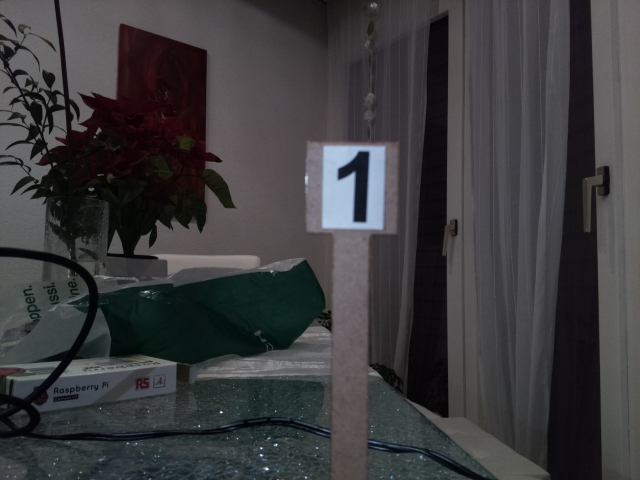
#> input picture Informatiker/Jupyter-Testskripts/images/my-pic8_w-h-iso100-light-exauto.jpg, 640 x 480 px
$ jupyter execute detect_Signal_3_Thresholding.ipynb   (shell and % lines are left out)   (older library calls are emulated)
#> lines starting #> are read from the running program, lines starting #| are printed output that depends on the picture; after the words box and inside, x2 and y2 are one past the last pixel; in counts of white or black regions, pixels touching at a corner belong together
Idee:
Hier wurde geprüft ob es möglich ist nur mit der Thresholdmaske das Signal zu entdecken

Ausgangssituation:
Gibt es klare Abgrenzungen der Graustufen, so dass nichts helles hinter einem weissen Signal bzw. dunkles hinter einem schwarzen Signal ist. So ist es möglich das Signal zu finden.

[cell 1]
# OpenCV needs to be included first
import cv2
import numpy as np

# for displaying images in jupyter

import matplotlib as mpl
from matplotlib import pyplot as plt
# resolution of images in figure
mpl.rcParams['figure.dpi']= 200
# figure size in inchesz
mpl.rcParams["figure.figsize"] = [10,5]

[cell 2]
import numpy as np
import cv2
import matplotlib.pyplot as plt

# load the image on disk and then display it
image = cv2.imread('images/my-pic8_w-h-iso100-light-exauto.jpg')
#> image is the input picture: shape (480, 640, 3); mean B, G, R 61.7, 59.8, 60.3
image = cv2.cvtColor(image, cv2.COLOR_BGR2RGB)

[cell 3]
hsv = cv2.cvtColor(image, cv2.COLOR_RGB2HSV)
#> hsv: shape (480, 640, 3); mean H, S, V 110.1, 46.4, 64.5
hls = cv2.cvtColor(image, cv2.COLOR_RGB2HLS)
#> hls: shape (480, 640, 3); mean of channels 0, 1, 2 110, 60.7, 30.8
gray = cv2.cvtColor(image, cv2.COLOR_RGB2GRAY)
hsv_h,hsv_s,hsv_v = cv2.split(hsv)
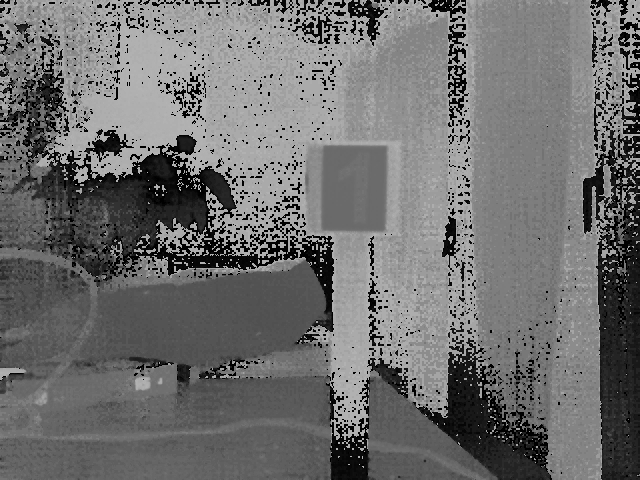
#> hsv_h: shape (480, 640); min 0, max 179, mean 110.1
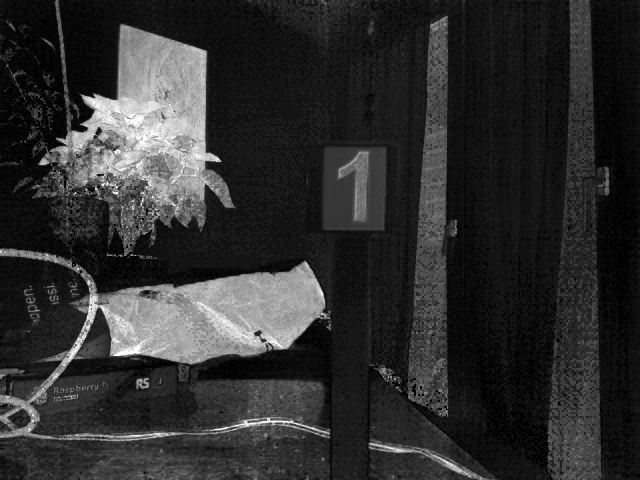
#> hsv_s: shape (480, 640); min 0, max 255, mean 46.4
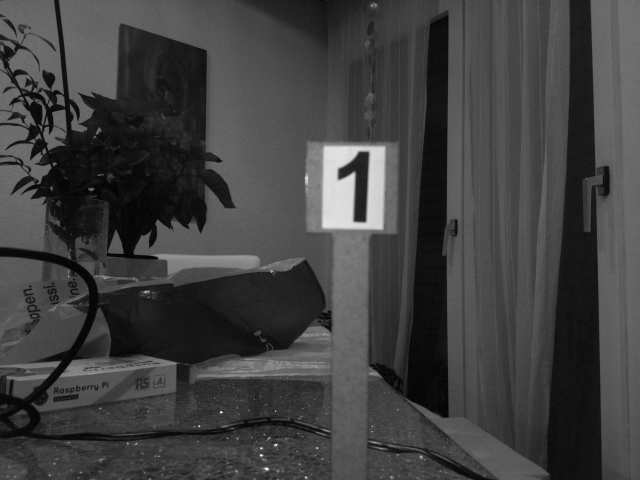
#> hsv_v: shape (480, 640); min 3, max 255, mean 64.5
hls_h,hls_l,hls_s = cv2.split(hls)
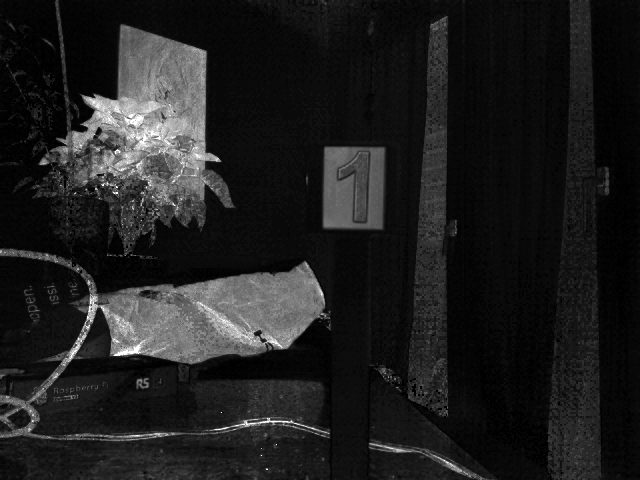
#> hls_s: shape (480, 640); min 0, max 255, mean 30.8
plt.subplot(3, 3, 1)
plt.imshow(hsv_h, cmap='gray')
plt.subplot(3, 3, 2)
plt.imshow(hsv_s, cmap='gray')
plt.subplot(3, 3, 3)
plt.imshow(hsv_v, cmap='gray')
plt.subplot(3, 3, 4)
plt.imshow(hls_h, cmap='gray')
plt.subplot(3, 3, 5)
plt.imshow(hls_l, cmap='gray')
plt.subplot(3, 3, 6)
plt.imshow(hls_s, cmap='gray')
plt.subplot(3, 3, 8)
plt.imshow(gray, cmap='gray')

[cell 4]
threshold_map = hsv_v <= 50
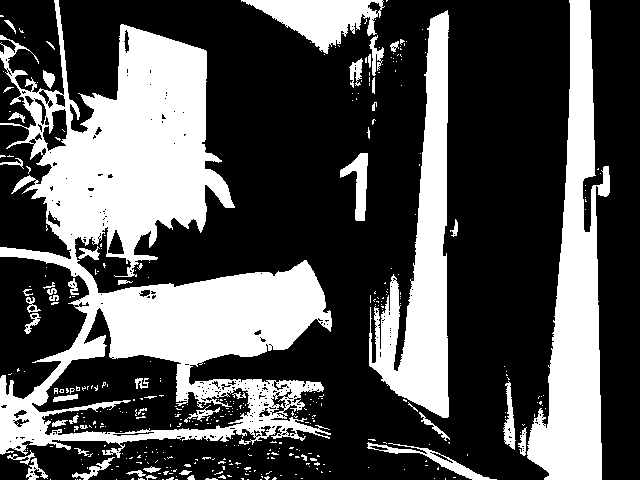
#> threshold_map: shape (480, 640) bool; 32.8% white; 400 white regions (347 under 20 px), largest, box (x1, y1, x2, y2) and area: (0, 0, 332, 458) 57420, (527, 0, 610, 480) 18377, (369, 10, 449, 418) 14178

image[threshold_map] = [0, 0, 0]
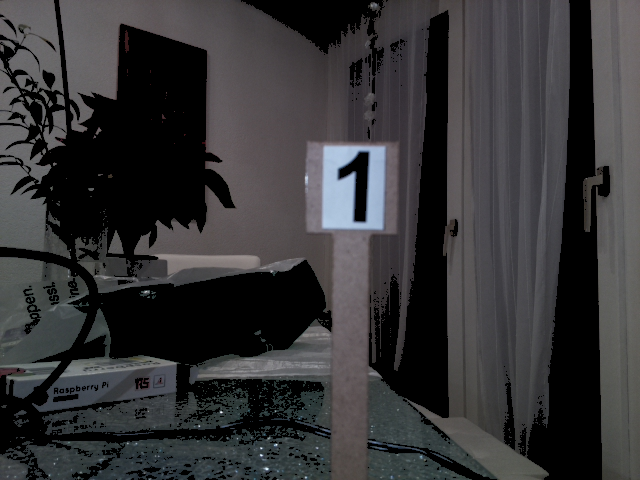
#> image: shape (480, 640, 3); mean R, G, B 53.5, 53, 54.7
image[gray > 150] = [255, 255, 255]
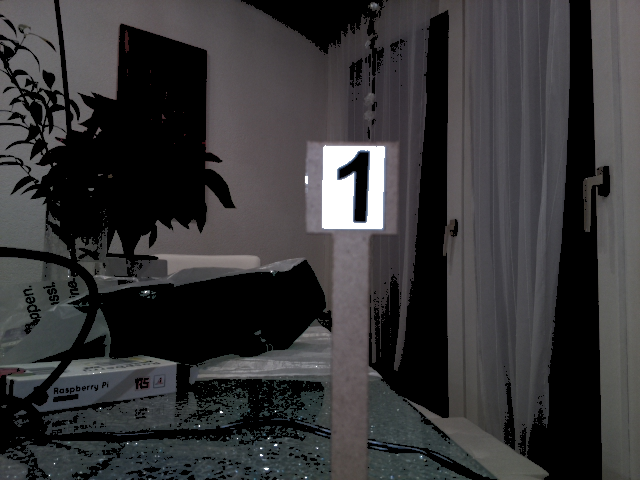
#> image: shape (480, 640, 3); 1.25% of pixels changed, all inside (x1, y1, x2, y2) = (49, 145, 422, 478)

plt.imshow(image)

[cell 5]
# Find edges in the image using canny edge detection method
# Calculate lower threshold and upper threshold using sigma = 0.33
grayscale = cv2.cvtColor(image, cv2.COLOR_RGB2GRAY)

low = 40
high = 220

edged = cv2.Canny(grayscale, low, high)
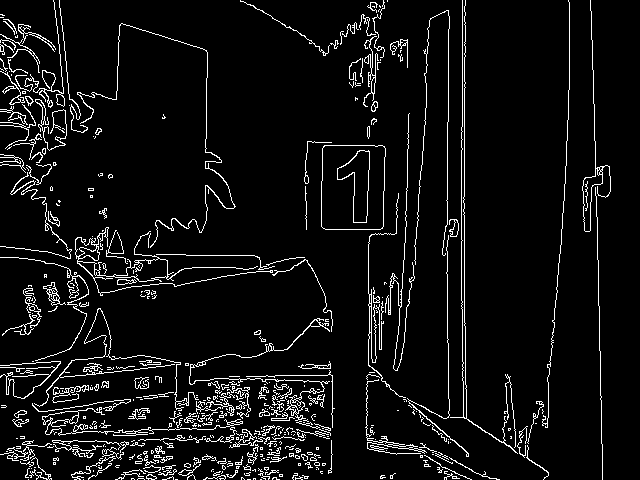
#> edged: shape (480, 640); 6.5% white in thin lines or dots

plt.imshow(edged)

[cell 6]
# After finding edges we have to find contours
# Contour is a curve of points with no gaps in the curve
# It will help us to find location of shapes

# cv2.RETR_EXTERNAL is passed to find the outermost contours (because we want to outline the shapes)
# cv2.CHAIN_APPROX_SIMPLE is removing redundant points along a line
(_, cnts, _) = cv2.findContours(edged, cv2.RETR_EXTERNAL, cv2.CHAIN_APPROX_SIMPLE)
#> cnts = 432 contours, 371 with area under 20; largest, box (x1, y1, x2, y2) and area: (321, 145, 386, 230) 5210, (75, 227, 273, 296) 1214, (582, 0, 611, 232) 548, (42, 407, 243, 436) 442, (189, 318, 330, 421) 336


'''
We are going to use contour approximation method to find vertices of
geometric shapes. The alogrithm  is also known as Ramer Douglas Peucker alogrithm.
In OpenCV it is implemented in cv2.approxPolyDP method.abs
detectShape() function below takes a contour as parameter and
then returns its shape
 '''


def detectShape(cnt):
    shape = 'unknown'
    # calculate perimeter using
    peri = cv2.arcLength(c, True)
    # apply contour approximation and store the result in vertices
    vertices = cv2.approxPolyDP(c, 0.04 * peri, True)

    # If the shape it triangle, it will have 3 vertices
    if len(vertices) == 3:
        shape = 'triangle'

    # if the shape has 4 vertices, it is either a square or
    # a rectangle
    elif len(vertices) == 4:
        # using the boundingRect method calculate the width and height
        # of enclosing rectange and then calculte aspect ratio

        x, y, width, height = cv2.boundingRect(vertices)
        aspectRatio = float(width) / height

        # a square will have an aspect ratio that is approximately
        # equal to one, otherwise, the shape is a rectangle
        if aspectRatio >= 0.95 and aspectRatio <= 1.05:
            shape = "square"
        else:
            shape = "rectangle"

    # if the shape is a pentagon, it will have 5 vertices
    elif len(vertices) == 5:
        shape = "pentagon"

    # otherwise, we assume the shape is a circle
    else:
        shape = "circle"

    # return the name of the shape
    return shape


# Now we will loop over every contour
# call detectShape() for it and
# write the name of shape in the center of image

# loop over the contours
for c in cnts:
    # compute the moment of contour
    M = cv2.moments(c)
    if(M['m00']!=0.0):
        # From moment we can calculte area, centroid etc
        # The center or centroid can be calculated as follows
        cX = int(M['m10'] / M['m00'])
        cY = int(M['m01'] / M['m00'])

        # call detectShape for contour c
        shape = detectShape(c)

        if((shape == "square" or shape == "rectangle") and cX > 200 and cX < 500) :

            x,y,w,h = cv2.boundingRect(c)

            print(cX, cY, shape, x,y,w,h)

            ratio = w/h

            # Outline the contours
            if(ratio > 0.75 and ratio < 1.25 and w > 10):
                cv2.drawContours(image, [c], -1, (0, 255, 0), 2)
                print('this is our square')
            else:
                cv2.drawContours(image, [c], -1, (255, 0, 0), 2)

            # Write the name of shape on the center of shapes
            cv2.putText(image, shape, (cX, cY), cv2.FONT_HERSHEY_SIMPLEX, 0.5, (255, 0, 0), 2)

            # show the output image
            plt.imshow(image)
#> this loop made 432 passes
#> (cX, cY, shape, peri in detectShape, vertices in detectShape, width in detectShape) on passes 16, 37, 55: (280, 475, 'rectangle', 10, [[279, 474], [279, 476], [282, 476], [282, 474]], 4), (263, 475, 'rectangle', 70.18, [[258, 468], [263, 472], [258, 474], [268, 479]], 11), (299, 464, 'square', 8, [[298, 463], [298, 465], [300, 465], [300, 463]], 3)
#> (cX, cY, shape, peri in detectShape, vertices in detectShape, width in detectShape) on pass 12: (169, 477, 'rectangle', 29.31, [[173, 477], [173, 479], [172, 476], [162, 479]], 12)
#| 280 475 rectangle 279 474 4 3
#| 263 475 rectangle 258 468 12 12
#| this is our square
#| 299 464 square 298 463 3 3
#| 261 459 rectangle 261 459 4 2
#| 279 458 rectangle 270 456 17 7
#| 421 456 square 420 455 3 3
#| 439 455 rectangle 435 452 18 12
#| 309 453 rectangle 307 452 6 3
#> (further printed lines are left out)
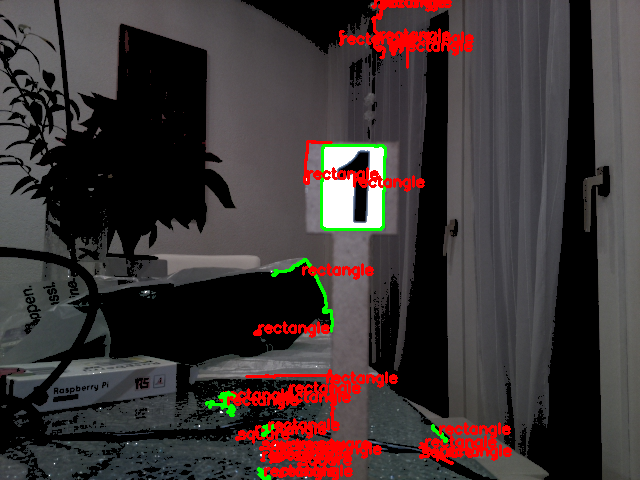
#> image: shape (480, 640, 3); 5.02% of pixels changed, all inside (x1, y1, x2, y2) = (205, 0, 512, 480)
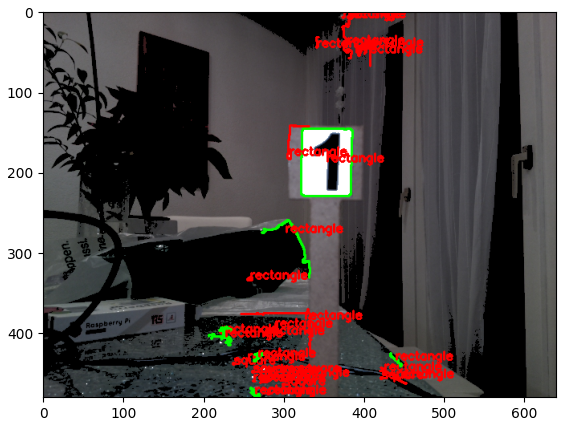
#> figure drawn by matplotlib, 1 panel

$ run again, with Informatiker/Jupyter-Testskripts/images/image-little_w640_h480_iso100_exsports-1.jpg copied over Informatiker/Jupyter-Testskripts/images/my-pic8_w-h-iso100-light-exauto.jpg
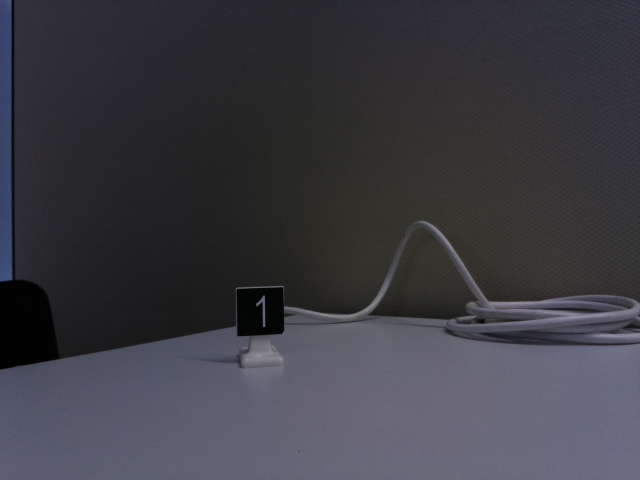
#> input picture Informatiker/Jupyter-Testskripts/images/image-little_w640_h480_iso100_exsports-1.jpg, 640 x 480 px
#> image is the input picture: shape (480, 640, 3); mean B, G, R 66.8, 59.7, 60.2
#> hsv: shape (480, 640, 3); mean H, S, V 99.6, 33.5, 67.9
#> hls: shape (480, 640, 3); mean of channels 0, 1, 2 99.6, 63.3, 18.6
#> `threshold_map = hsv_v <= 50`:
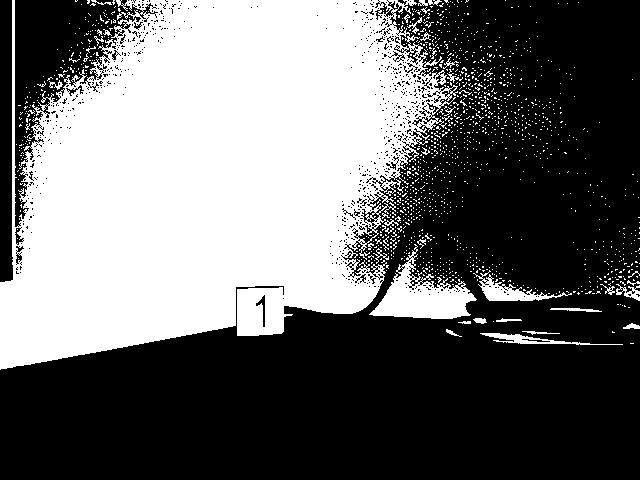
#> threshold_map: shape (480, 640) bool; 41.2% white; 1388 white regions (1353 under 20 px), largest, box (x1, y1, x2, y2) and area: (0, 0, 458, 370) 117353, (369, 244, 477, 319) 3288, (473, 270, 572, 301) 866
#> edged: shape (480, 640); 4.4% white in thin lines or dots, all inside (x1, y1, x2, y2) = (0, 0, 640, 370)
#> cnts = 697 contours, 652 with area under 20; largest, box (x1, y1, x2, y2) and area: (87, 0, 143, 48) 272, (66, 67, 94, 92) 197, (34, 79, 68, 120) 126, (0, 285, 380, 370) 102, (478, 273, 640, 304) 98
#> the loop `for c in cnts:` made 697 passes
#> (cX, cY, shape, peri in detectShape, vertices in detectShape, width in detectShape) on passes 32, 48, 49, 54: (498, 284, 'rectangle', 5.41, [[498, 284], [498, 285], [500, 285], [499, 285]], 3), (432, 289, 'rectangle', 61.6, [[432, 280], [437, 288], [429, 290], [438, 288]], 10), (391, 302, 'rectangle', 356.3, [[368, 313], [486, 321], [369, 315], [390, 280]], 119), (458, 285, 'rectangle', 85.98, [[451, 288], [468, 285], [458, 279], [465, 284]], 18)
#> (printed output is left out)
#> `[cell 6] # After finding edges we have to find contours # Contour is a..`:
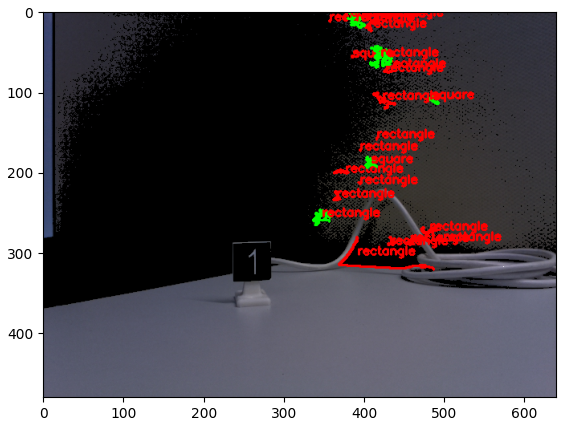
#> figure drawn by matplotlib, 1 panel

$ run again, with Informatiker/Jupyter-Testskripts/images/image-little_w640_h480_iso100_exsports-3.jpg copied over Informatiker/Jupyter-Testskripts/images/my-pic8_w-h-iso100-light-exauto.jpg
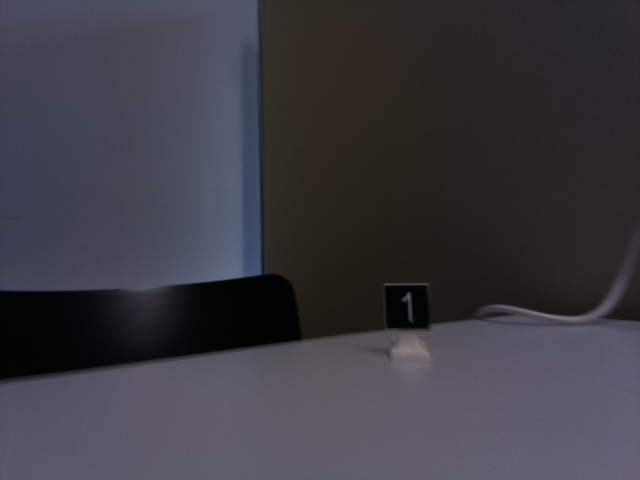
#> input picture Informatiker/Jupyter-Testskripts/images/image-little_w640_h480_iso100_exsports-3.jpg, 640 x 480 px
#> image is the input picture: shape (480, 640, 3); mean B, G, R 65.3, 58.4, 60
#> hsv: shape (480, 640, 3); mean H, S, V 95.8, 47.6, 67.8
#> hls: shape (480, 640, 3); mean of channels 0, 1, 2 95.8, 62.1, 28
#> threshold_map: shape (480, 640) bool; 45.4% white; 23 white regions (19 under 20 px), largest, box (x1, y1, x2, y2) and area: (0, 0, 640, 382) 138325, (603, 252, 640, 321) 1014, (270, 55, 279, 69) 36, (268, 34, 277, 42) 20
#> edged: shape (480, 640); 0.99% white in thin lines or dots, all inside (x1, y1, x2, y2) = (0, 0, 640, 383)
#> cnts = 103 contours, 94 with area under 20; largest, box (x1, y1, x2, y2) and area: (264, 65, 280, 98) 97, (402, 292, 412, 321) 89, (264, 11, 275, 32) 52, (297, 34, 316, 64) 48, (0, 231, 640, 383) 38
#> the loop `for c in cnts:` made 103 passes
#> (c, cX, cY, shape, peri in detectShape, vertices in detectShape) on passes 51, 60: ([[319, 62], [319, 64], [319, 63], [320, 62]], 319, 62, 'rectangle', 5.41, [[320, 62], [319, 62], [319, 64], [319, 63]]), ([[280, 56], [280, 59], [280, 57], [281, 56]], 280, 56, 'rectangle', 7.41, [[281, 56], [280, 56], [280, 59], [280, 57]])
#> (printed output is left out)
#> `[cell 6] # After finding edges we have to find contours # Contour is a..`:
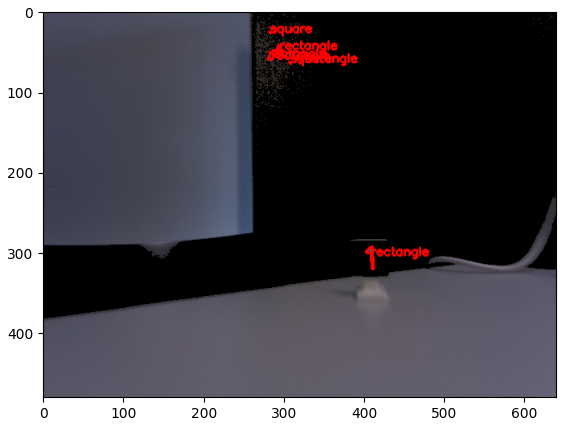
#> figure drawn by matplotlib, 1 panel
